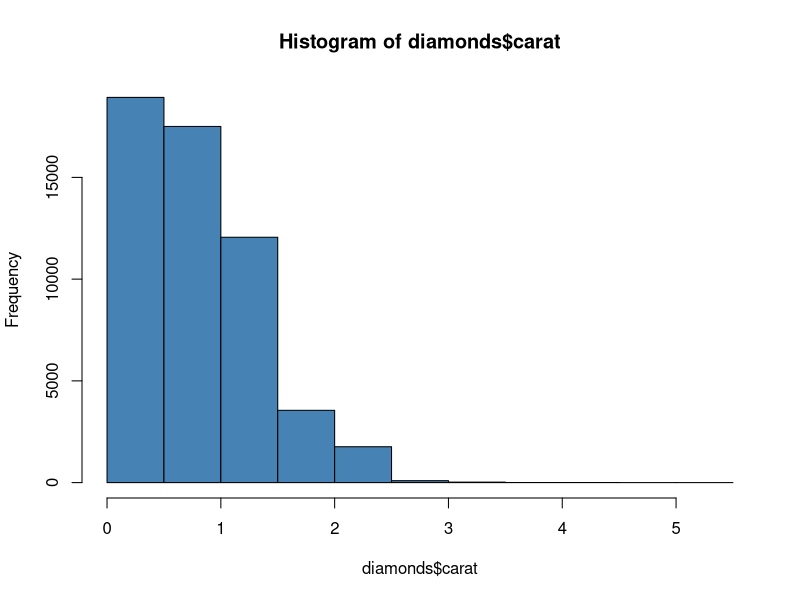
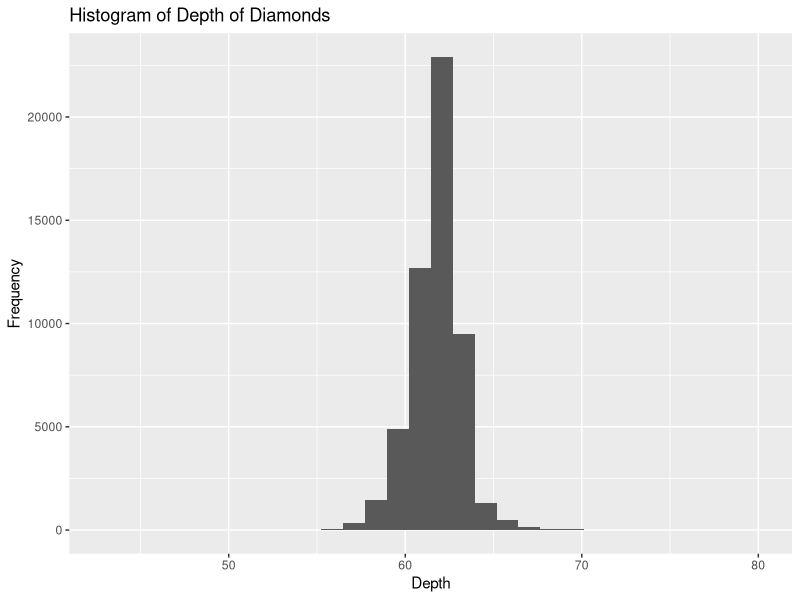
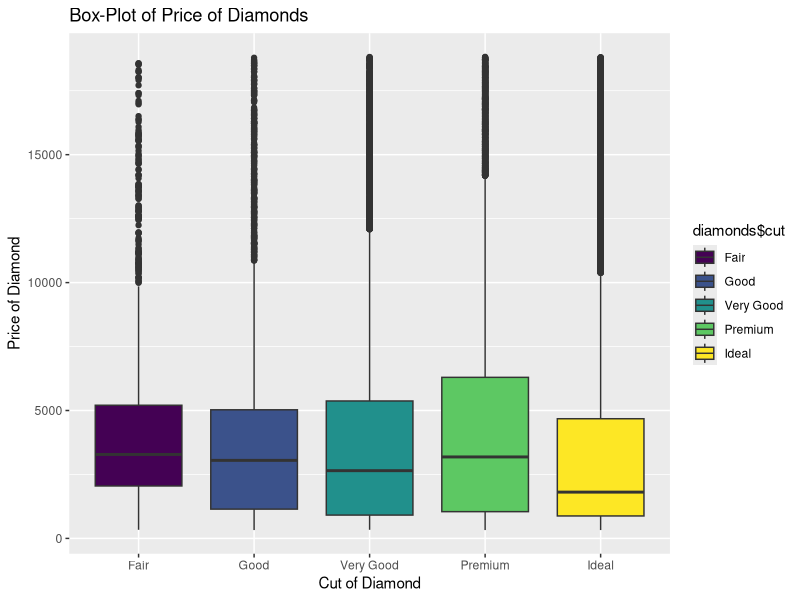
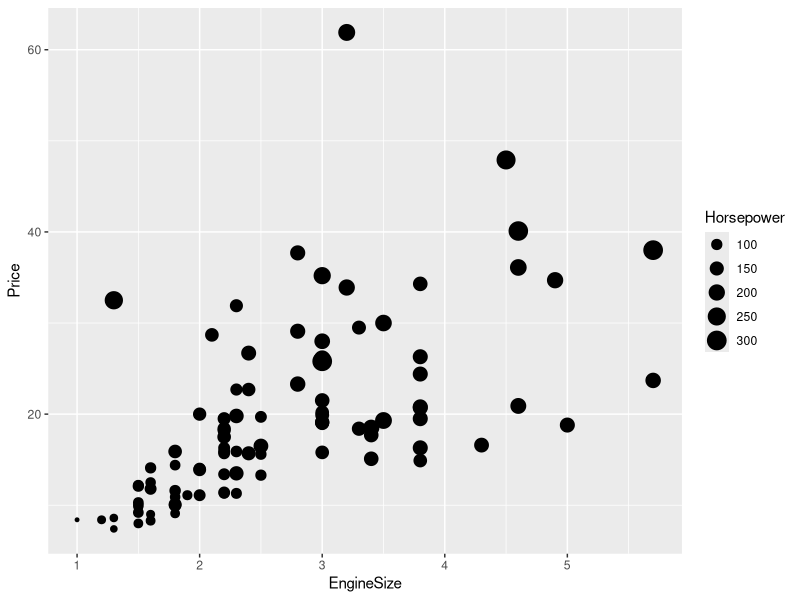
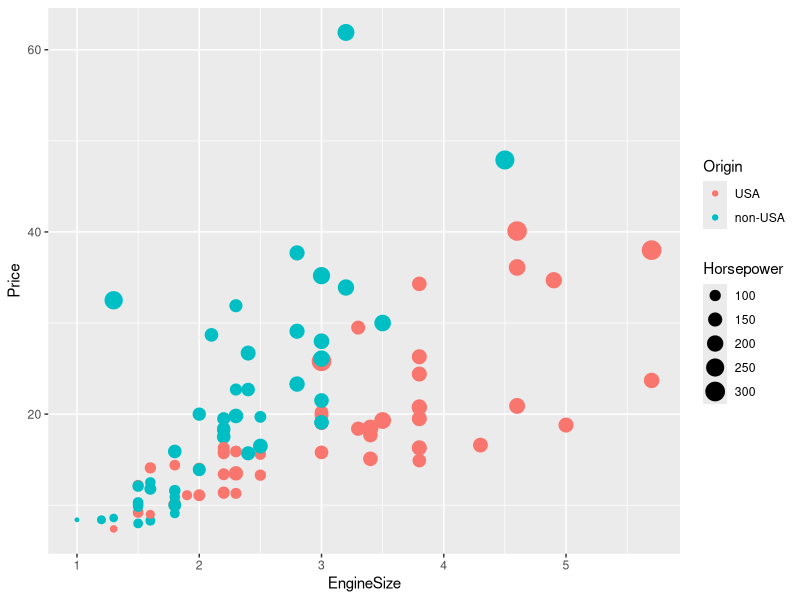
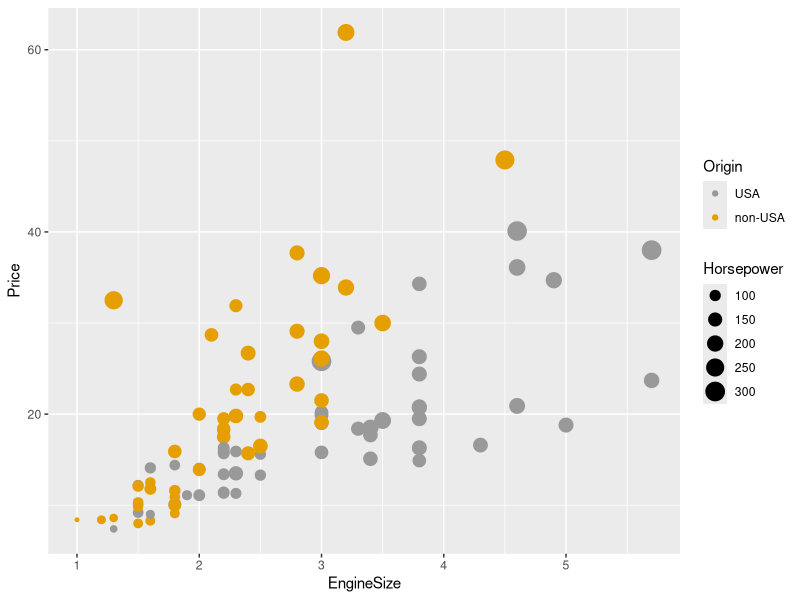
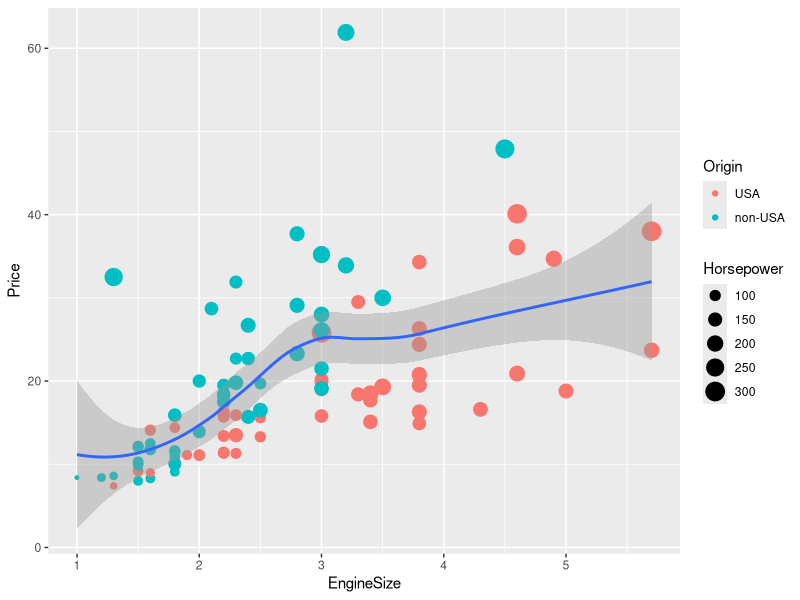
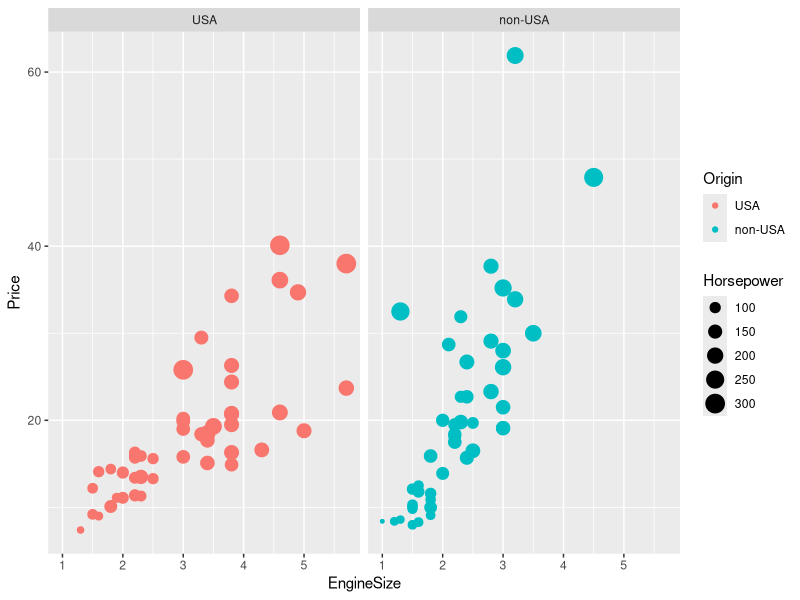

Recreate these plots in R, in order.
## ---- chunk 1
library(MASS)  # Needed for birthwt data
library(plyr)  # Needed for mapvalues function

# Rename the columns to have more descriptive names
colnames(birthwt) <- c("birthwt.below.2500", "mother.age", "mother.weight", 
    "race", "mother.smokes", "previous.prem.labor", "hypertension", "uterine.irr", 
    "physician.visits", "birthwt.grams")

# Transform variables to factors with descriptive levels
birthwt <- transform(birthwt, 
            race = as.factor(mapvalues(race, c(1, 2, 3), 
                              c("white","black", "other"))),
            mother.smokes = as.factor(mapvalues(mother.smokes, 
                              c(0,1), c("no", "yes"))),
            hypertension = as.factor(mapvalues(hypertension, 
                              c(0,1), c("no", "yes"))),
            uterine.irr = as.factor(mapvalues(uterine.irr, 
                              c(0,1), c("no", "yes")))
            )
## ---- chunk 2
with(birthwt, tapply(birthwt.below.2500, INDEX = list(race, mother.smokes), FUN = function(x){ mean(x)*100 } ))
## ---- chunk 3
with(birthwt, tapply(birthwt.below.2500, INDEX = list(race, mother.smokes,hypertension), FUN = function(x){ mean(x)*100 } ))
## ---- chunk 4
aggregate(birthwt.below.2500 ~ race + mother.smokes + hypertension , FUN = function(x){ mean(x)*100 } , data = birthwt)
## ---- chunk 5
library(knitr)  # load the package
abc <- aggregate(birthwt.below.2500 ~ race + mother.smokes + hypertension , FUN = function(x){ mean(x)*100 } , data = birthwt)
kable(abc)
# Edit me
## ---- chunk 6
kable(abc)
## ---- chunk 7
checkBin <- function(x){
  
  if(class(x) != "numeric") {
    message("Cannot process further, Not Numeric Vector")
    }
  else {
    if(length(which(x == 1 )) == sum(x)){
      return (TRUE)
    }
    else {
      return (FALSE)
    } 
      
  }
}
## ---- chunk 8
checkBin <- function(x, allow.NA = FALSE){
 
  if(class(x) != "numeric") {
    message("Cannot process further, Not Numeric Vector")
    return (FALSE)
    }
  else {
    if(allow.NA){
      x <- x[which(!is.na(x))]
      return (if(length(which(x == 1 )) == sum(x)) TRUE else FALSE) 
    }
    else {
      is_bin <- c()
      for(i in length(x)){
        if(i == 1 | i == 0) (is_bin <- TRUE) else (is_bin <- FALSE)
      } 
      return (all(is_bin == TRUE))
    }
  }
}
## ---- chunk 9
calculateBinarySummary <- function(x){
  if(checkBin(x, allow.NA = TRUE) == TRUE){
     x <- x[which(!is.na(x))]
     return(mean(x))
  }
  else {
    message("function only summarizes binary variables")
    return (NULL)
  }
}
## ---- chunk 10
test.cases <- list(x1 = c(1, 1, 0, 1),
                   x2 = c(NA, 1, 0, 0, 1),
                   x3 = c(0, 0, 0, 0, 0, NA),
                   x4 = c(NA, NA, NA, NA, 1),
                   x5 = c(1, 1.2, 4, 14),
                   x6 = c(NA, "hello", NA, 1, 0)
    )

output.desired <- list(x1 = 0.75, x2 = 0.5, x3 = 0, x4 = 1, 
                       x5 = NULL, x6 = NULL)
## ---- chunk 11
a<- sapply(test.cases, FUN = function(x) { calculateBinarySummary(x) })

identical(a, output.desired)

## ---- chunk 12
library(lattice)  # Needed for lattice graphics
library(ggplot2)  # Needed for ggplot2 graphics
## ---- chunk 13
hist(diamonds$carat, col = "steelblue")
## ---- chunk 14
qplot(x=diamonds$depth, 
      geom = "histogram",
      ylab= "Frequency",
      xlab = "Depth",
      main = "Histogram of Depth of Diamonds"
        )
## ---- chunk 15
qplot(diamonds$cut, diamonds$price,  
      fill = diamonds$cut, 
      geom = "boxplot",
      ylab = "Price of Diamond",
      xlab = "Cut of Diamond",
      main = "Box-Plot of Price of Diamonds"
      )
## ---- chunk 16
plot.horsepower <- ggplot(data = Cars93, aes(y = Price, x = EngineSize, size = Horsepower))  + geom_point()
plot.horsepower
## ---- chunk 17
plot.horsepower <- ggplot(data = Cars93, aes(y = Price, x = EngineSize))
plot.horsepower + geom_point(aes(size = Horsepower, color = Origin))
## ---- chunk 18
cbPalette <- c("#999999", "#E69F00", "#56B4E9", "#009E73", "#F0E442", "#0072B2", "#D55E00", "#CC79A7")
plot.horsepower <- ggplot(data = Cars93, aes(y = Price, x = EngineSize))
plot.horsepower + geom_point(aes(size = Horsepower, color = Origin)) + scale_colour_manual(values=cbPalette)
## ---- chunk 19
plot.horsepower <- ggplot(data = Cars93, aes(y = Price, x = EngineSize))
plot.horsepower + geom_point(aes(size = Horsepower, color = Origin)) + stat_smooth(method = "loess")
## ---- chunk 20
plot.horsepower <- ggplot(data = Cars93, aes(y = Price, x = EngineSize))
plot.horsepower + geom_point(aes(size = Horsepower, color = Origin)) +facet_wrap(~Origin)
## ---- chunk 21
plot.horsepower <- ggplot(data = Cars93, aes(y = Price, x = EngineSize))
plot.horsepower + geom_point(aes(size = Horsepower, color = Origin)) +facet_wrap(~Origin) + geom_smooth(method = "lm")
